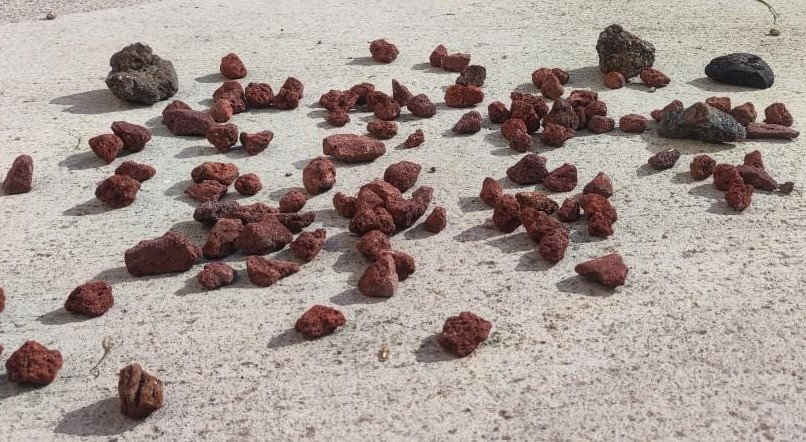
#> input picture pruebasss/ej11.jpeg, 806 x 442 px
$ python aaaa.py
#> lines starting #> are read from the running program, lines starting #| are printed output that depends on the picture; after the words box and inside, x2 and y2 are one past the last pixel; in counts of white or black regions, pixels touching at a corner belong together
import cv2
import numpy as np
kernel = np.ones((5,5), np.uint8)

# Cargamos la imagen
original = cv2.imread("ej11.jpeg")
#> original is the input picture: shape (442, 806, 3); mean B, G, R 146.8, 152.6, 165.5
cv2.imshow("original", original)


# Convertimos a escala de grises
gris = cv2.cvtColor(original, cv2.COLOR_BGR2GRAY)
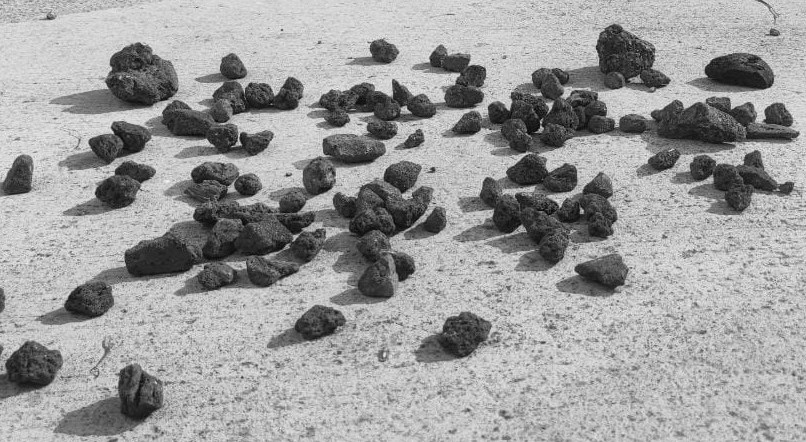
#> gris: shape (442, 806); min 3, max 247, mean 155.8

cv2.imshow("gris", gris)

# Aplicar suavizado Gaussiano
gauss = cv2.GaussianBlur(gris, (5,5), 0)

cv2.imshow("suavizado", gauss)


img_erosion = cv2.erode(gauss, kernel, iterations=1)
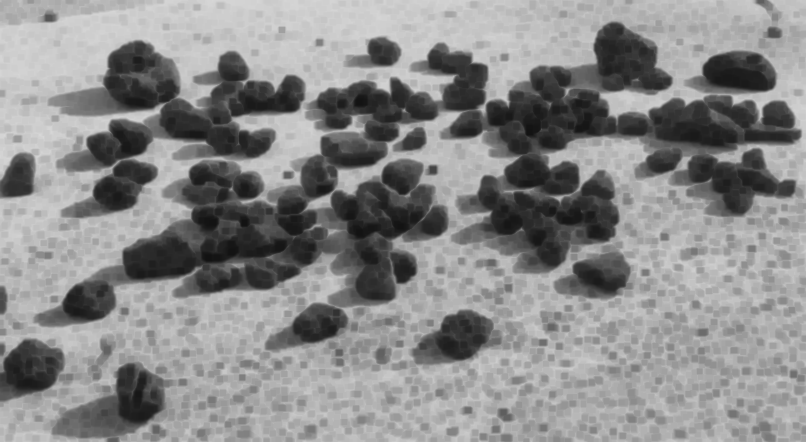
#> img_erosion: shape (442, 806); min 18, max 215, mean 137.8
img_dilation = cv2.dilate(gauss, kernel, iterations=1)
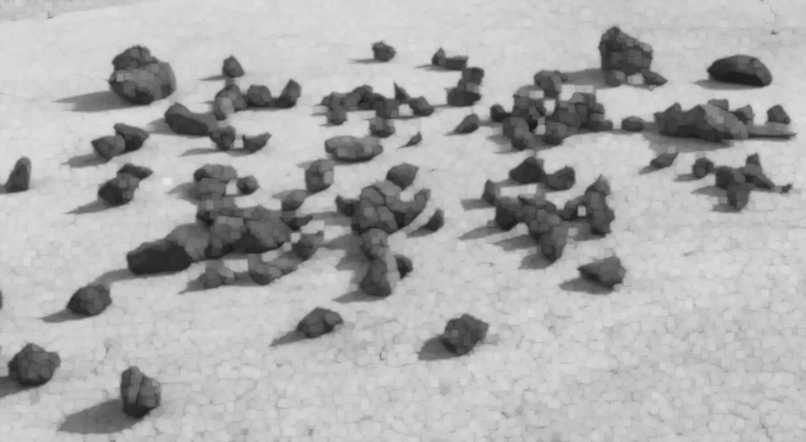
#> img_dilation: shape (442, 806); min 25, max 229, mean 172

cv2.imshow('Erosion', img_erosion)
#cv2.imshow('Dilation', img_dilation)


# Detectamos los bordes con Canny
canny = cv2.Canny(img_erosion, 80, 180)
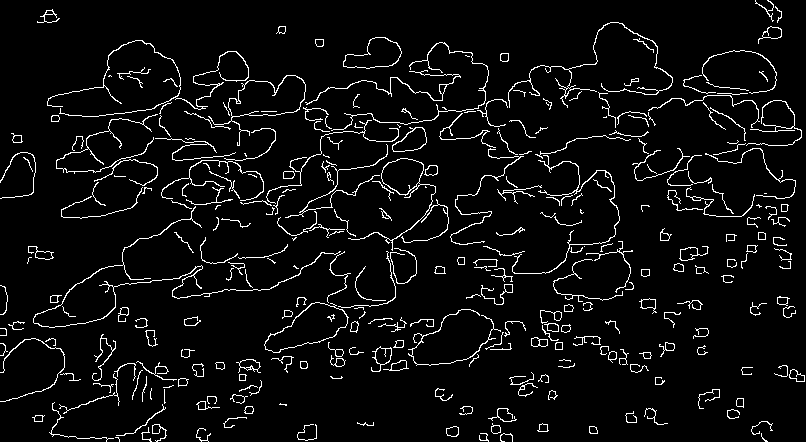
#> canny: shape (442, 806); 5.3% white in thin lines or dots

cv2.imshow("canny", canny)

# Buscamos los contornos
(contornos,_) = cv2.findContours(canny.copy(), cv2.RETR_EXTERNAL, cv2.CHAIN_APPROX_SIMPLE)
#> contornos = 300 contours, 212 with area under 20; largest, box (x1, y1, x2, y2) and area: (208, 75, 306, 146) 2267, (264, 302, 349, 353) 2186, (348, 158, 436, 251) 1154, (343, 37, 402, 69) 1120, (392, 127, 427, 152) 516

# Mostramos el número de monedas por consola
print("Piedras {} ".format(len(contornos)))
#| Piedras 300

cv2.drawContours(original,contornos,-1,(0,0,255), 2)
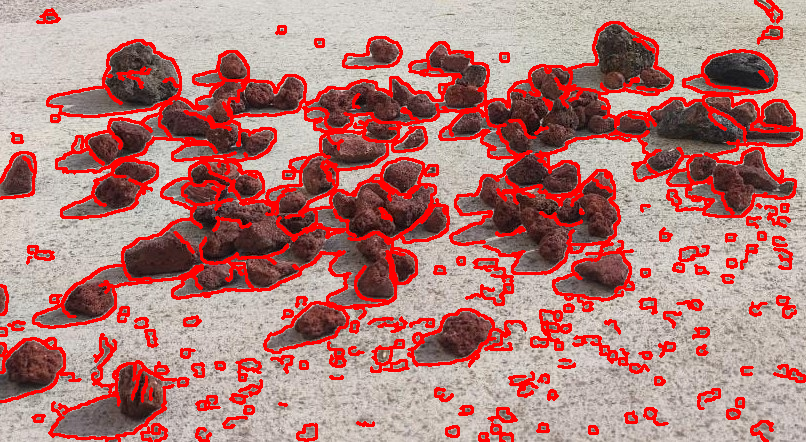
#> original: shape (442, 806, 3); 16.52% of pixels changed, all inside (x1, y1, x2, y2) = (0, 0, 806, 442)
cv2.imshow("Piedras", original)

cv2.waitKey(0)

$ run again, with pruebasss/ej.jpg copied over pruebasss/ej11.jpeg
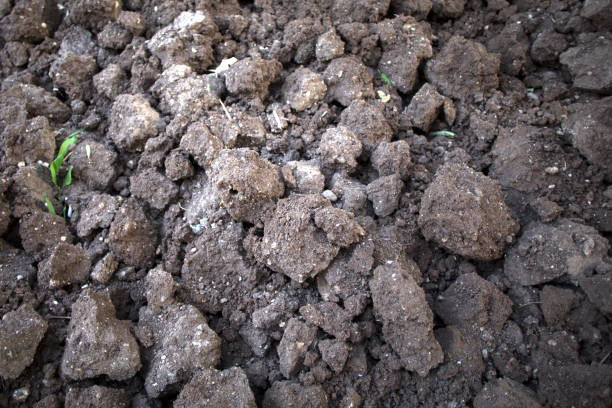
#> input picture pruebasss/ej.jpg, 612 x 408 px
#> original is the input picture: shape (408, 612, 3); mean B, G, R 94.1, 93.3, 100.9
#> `canny = cv2.Canny(img_erosion, 80, 180)`:
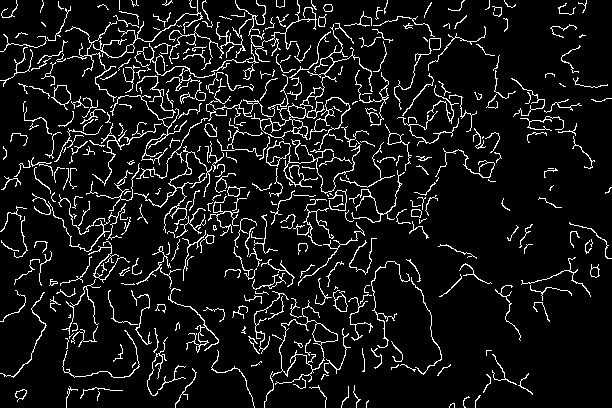
#> canny: shape (408, 612); 8.5% white in thin lines or dots
#> contornos = 377 contours, 312 with area under 20; largest, box (x1, y1, x2, y2) and area: (272, 300, 338, 385) 1857, (251, 101, 325, 140) 839, (266, 140, 291, 167) 371, (51, 85, 71, 110) 248, (300, 24, 373, 109) 152
#| Piedras 377
#> `cv2.drawContours(original,contornos,-1,(0,0,255), 2)`:
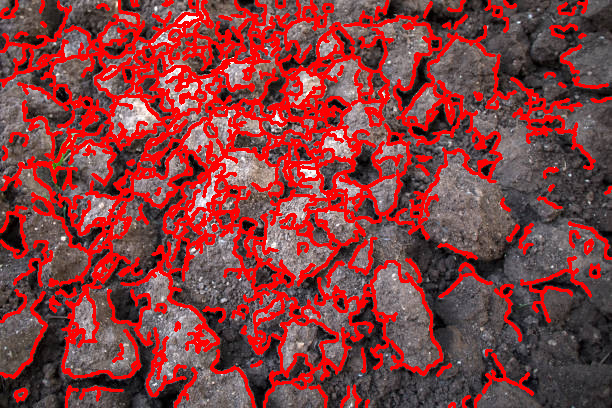
#> original: shape (408, 612, 3); mean B, G, R 62.1, 61.5, 133.5

$ run again, with pruebasss/ej2.jpg copied over pruebasss/ej11.jpeg
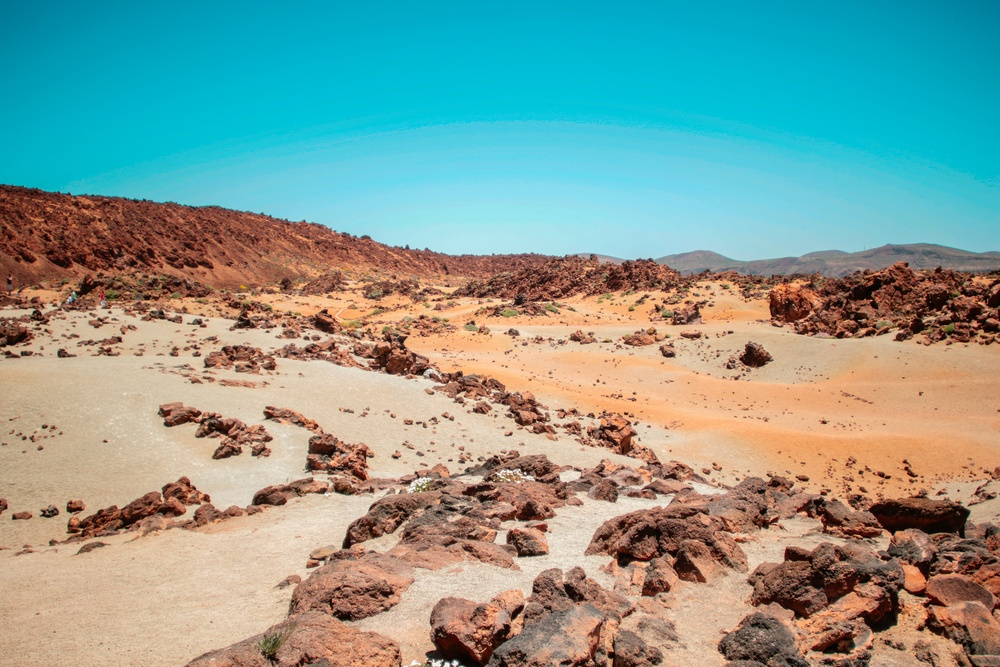
#> input picture pruebasss/ej2.jpg, 1000 x 667 px, shrunk from 5472 x 3648 before the run
#> original is the input picture: shape (667, 1000, 3); mean B, G, R 147.6, 156.8, 131.4
#> `canny = cv2.Canny(img_erosion, 80, 180)`:
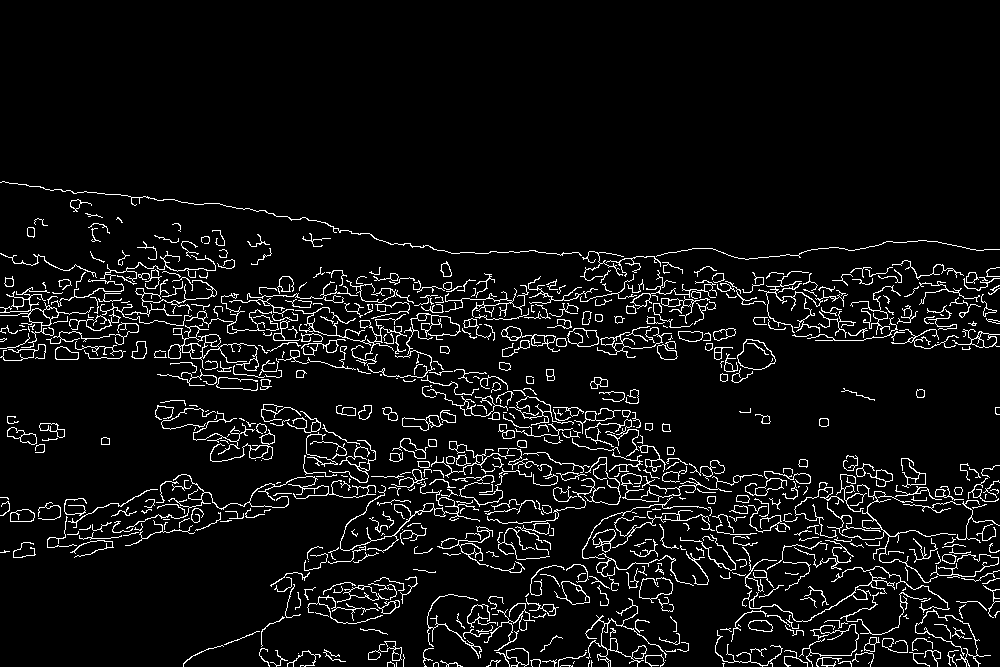
#> canny: shape (667, 1000); 6.2% white in thin lines or dots, all inside (x1, y1, x2, y2) = (0, 181, 1000, 667)
#> contornos = 661 contours, 502 with area under 20; largest, box (x1, y1, x2, y2) and area: (168, 325, 259, 371) 998, (737, 339, 776, 370) 800, (567, 328, 599, 347) 442, (0, 287, 94, 348) 429, (554, 581, 590, 605) 410
#| Piedras 661
#> `cv2.drawContours(original,contornos,-1,(0,0,255), 2)`:
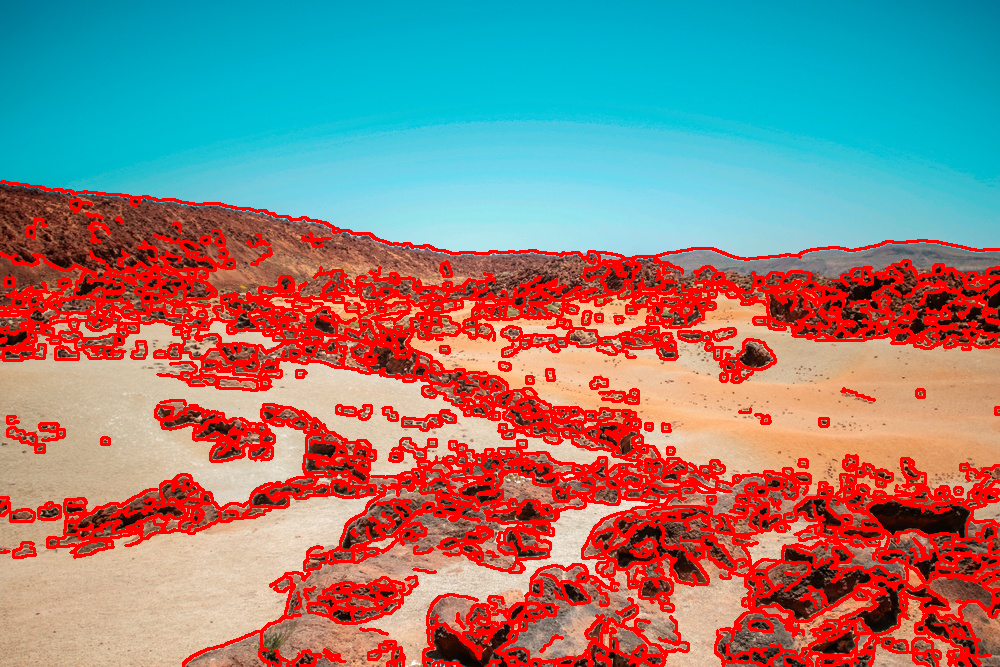
#> original: shape (667, 1000, 3); 18.8% of pixels changed, all inside (x1, y1, x2, y2) = (0, 180, 1000, 667)
